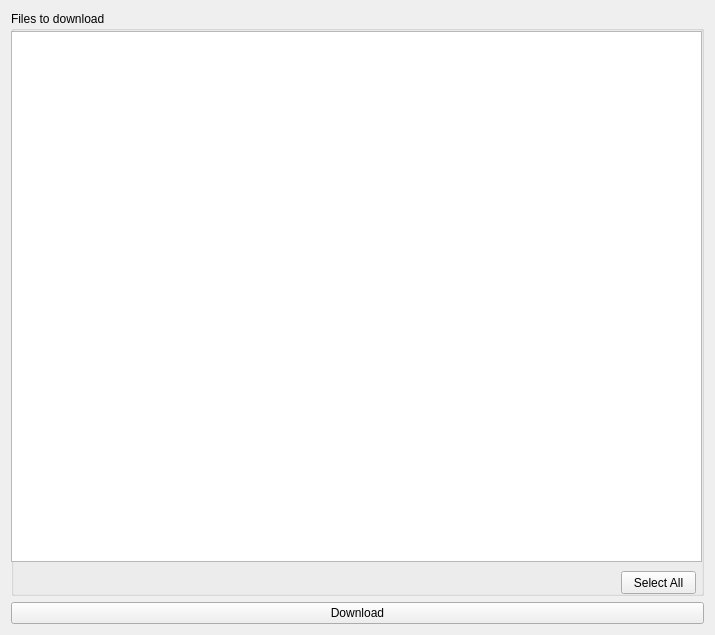
<?xml version="1.0" encoding="UTF-8"?>
<ui version="4.0">
 <class>Form</class>
 <widget class="QWidget" name="Form">
  <property name="geometry">
   <rect>
    <x>0</x>
    <y>0</y>
    <width>715</width>
    <height>635</height>
   </rect>
  </property>
  <property name="windowTitle">
   <string>Form</string>
  </property>
  <property name="styleSheet">
   <string notr="true">QMainWindow {
    background-image: url(&quot;D:\Proyectos\medusa-analyzer\media\medusa._icon.png&quot;);
    background-repeat: no-repeat;
    background-position: center;
    background-attachment: fixed;
}</string>
  </property>
  <layout class="QVBoxLayout" name="verticalLayout">
   <item>
    <widget class="QGroupBox" name="groupBox">
     <property name="title">
      <string>Files to download</string>
     </property>
     <widget class="QListView" name="filestodownloadList">
      <property name="geometry">
       <rect>
        <x>0</x>
        <y>20</y>
        <width>691</width>
        <height>531</height>
       </rect>
      </property>
     </widget>
     <widget class="QPushButton" name="selectallButton">
      <property name="geometry">
       <rect>
        <x>610</x>
        <y>560</y>
        <width>75</width>
        <height>23</height>
       </rect>
      </property>
      <property name="text">
       <string>Select All</string>
      </property>
     </widget>
    </widget>
   </item>
   <item>
    <widget class="QPushButton" name="downloadButton">
     <property name="text">
      <string>Download</string>
     </property>
    </widget>
   </item>
  </layout>
 </widget>
 <resources/>
 <connections/>
</ui>
